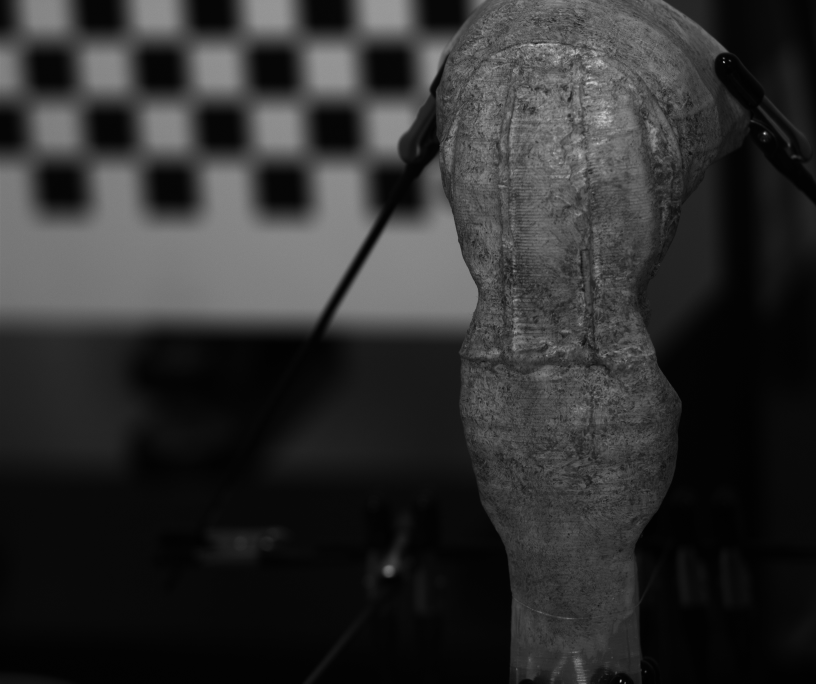
#> input picture data/right/img0.tiff, 2448 x 2050 px (shown at 1/3 size)
$ python pretraitement.py
#> lines starting #> are read from the running program, lines starting #| are printed output that depends on the picture
import cv2
import numpy as np
import matplotlib.pyplot as plt

def denoise(img):
    img_denoised = cv2.bilateralFilter(img, 5, 50, 50)
    return img_denoised


def img_dim(img):
    return img.shape


def link_matches(img1, img2):
    # On relie les éléments qui se correspondent le mieux
    orb = cv2.ORB_create(5000)
    kp1, des1 = orb.detectAndCompute(img1, None)
    kp2, des2 = orb.detectAndCompute(img2, None)

    bf = cv2.BFMatcher(cv2.NORM_HAMMING, crossCheck=True)
    matches = bf.match(des1, des2)
    matches = sorted(matches, key=lambda x: x.distance)

    # Afficher les meilleurs matches
    img_matches = cv2.drawMatches(img1, kp1, img2, kp2, matches[:120], None, flags=2) # en ajustant la limite du slice de matches on peut ajuster l'exigeance du matching
    return img_matches


def resize_to_fit(img, max_width=1280, max_height=720):
    h, w = img.shape[:2]
    scale = min(max_width / w, max_height / h, 1.0)  # ne pas agrandir si déjà petit
    new_w = int(w * scale)
    new_h = int(h * scale)
    resized = cv2.resize(img, (new_w, new_h), interpolation=cv2.INTER_AREA)
    return resized

def diff(img1, img2):
    return cv2.absdiff(img1, img2)

if __name__ == "__main__":

    # on charge les images
    img1 = cv2.imread("./data/right/img0.tiff", cv2.IMREAD_GRAYSCALE)
#> img1 is the input picture: shape (2050, 2448); min 0, max 255, mean 47.1
    img2 = cv2.imread("./data/left/img0.tiff", cv2.IMREAD_GRAYSCALE)
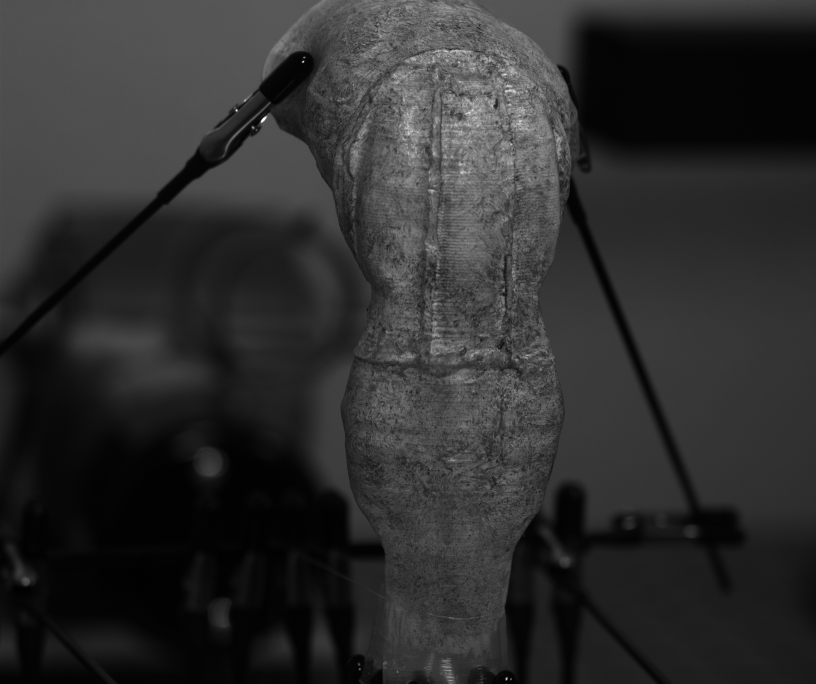
#> input picture data/left/img0.tiff, 2448 x 2050 px (shown at 1/3 size)
#> img2 is the input picture: shape (2050, 2448); min 0, max 255, mean 46

    img1_denoised = denoise(img1)
    img2_denoised = denoise(img2)
    # on affiche les images

    cv2.imshow("Originale", resize_to_fit(img1))
#> in resize_to_fit, `resized = cv2.resize(img, (new_w, new_h), interpolation=cv2.INTER_AREA)`:
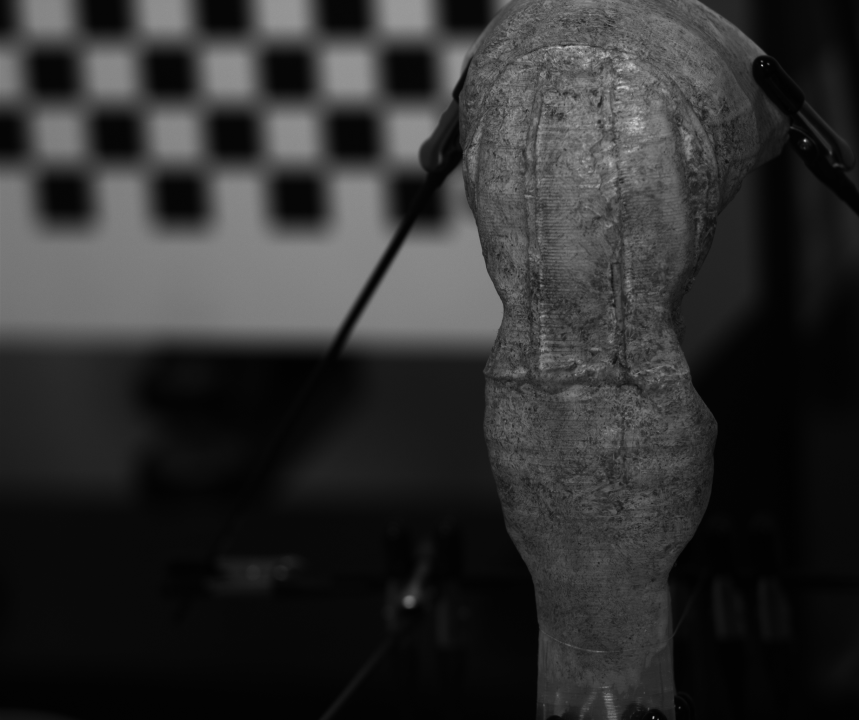
#> resized: shape (720, 859); min 1, max 202, mean 47.1
    cv2.imshow("Filtrée (Bilateral)", resize_to_fit(denoise(img1)))
    cv2.imshow("Différence (img originale - filtre bilatéral)", resize_to_fit(diff(img1, img1_denoised)))
#> call 3 of resize_to_fit, with max_width = 1280, max_height = 720
#> in resize_to_fit (call 3), `resized = cv2.resize(img, (new_w, new_h), interpolation=cv2.INTER_AREA)`:
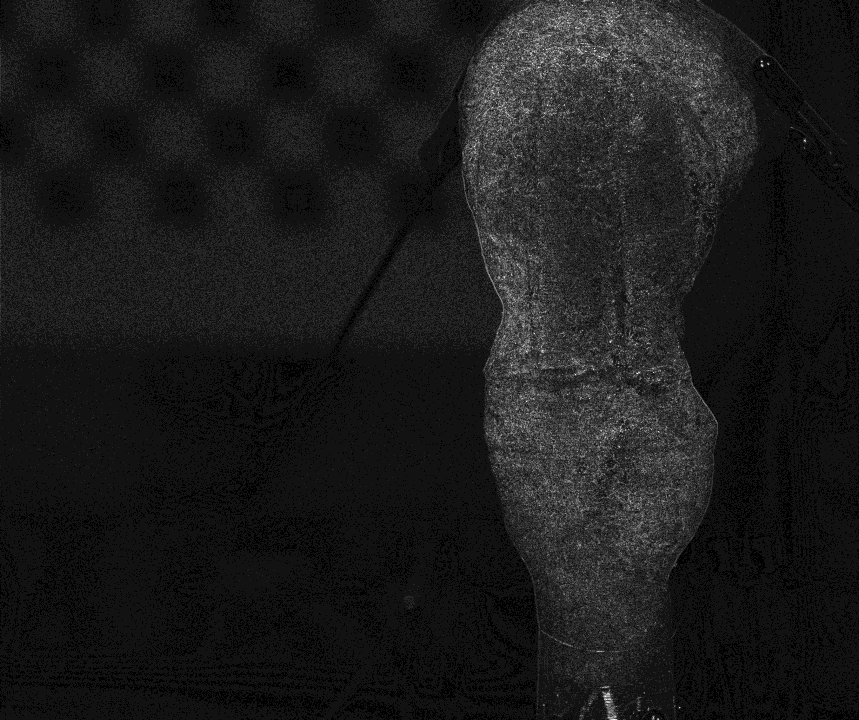
#> resized: shape (720, 859); min 0, max 14, mean 1.5; drawn with min black and max white
    cv2.imshow("Elements liés", resize_to_fit(link_matches(denoise(img1), denoise(img2))))
#> in link_matches, `kp1, des1 = orb.detectAndCompute(img1, None)`: kp1 = 4227 keypoints; strongest (x, y, size): (2172, 187, 31), (2170, 185, 31), (2171, 185, 37.2), (2172, 186, 44.6)
#> in link_matches, `kp2, des2 = orb.detectAndCompute(img2, None)`: kp2 = 4808 keypoints; strongest (x, y, size): (910, 184, 31), (908, 186, 37.2), (909, 186, 44.6), (907, 186, 31)
#> in link_matches, `matches = bf.match(des1, des2)`: matches = 1524 matches
#> in link_matches, `img_matches = cv2.drawMatches(img1, kp1, img2, kp2, matches[:120], Non..`:
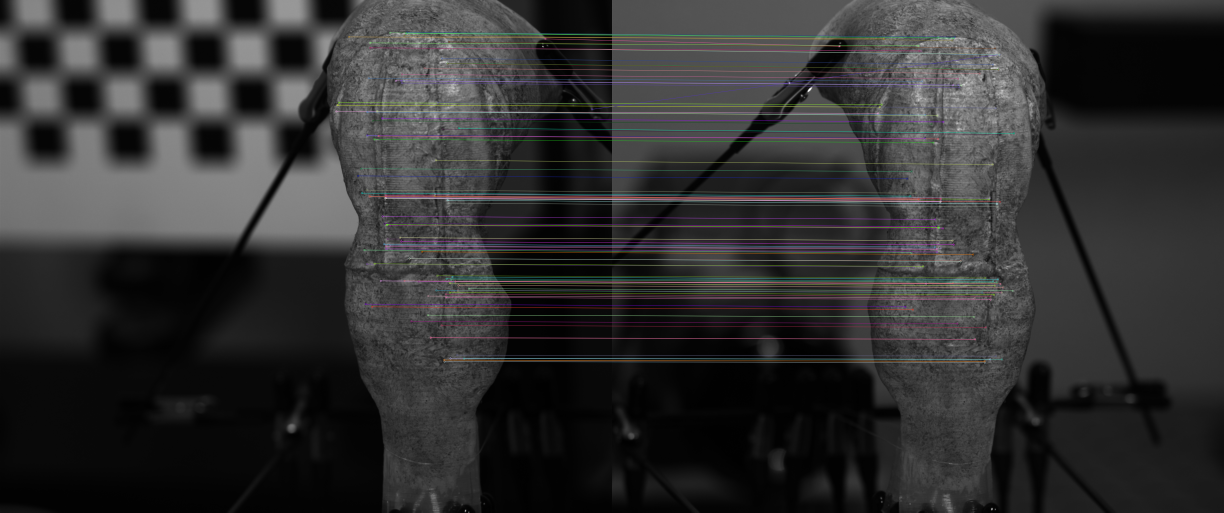
#> img_matches: shape (2050, 4896, 3) (shown at 1/4 size); mean of channels 0, 1, 2 48.5, 48.4, 48.8; drawn as B, G, R
#> call 4 of resize_to_fit, with max_width = 1280, max_height = 720
#> in resize_to_fit (call 4), `h, w = img.shape[:2]`: w = 4896
#> in resize_to_fit (call 4), `scale = min(max_width / w, max_height / h, 1.0)`: scale = 0.261
#> in resize_to_fit (call 4), `new_w = int(w * scale)`: new_w = 1280
#> in resize_to_fit (call 4), `new_h = int(h * scale)`: new_h = 535
#> in resize_to_fit (call 4), `resized = cv2.resize(img, (new_w, new_h), interpolation=cv2.INTER_AREA)`:
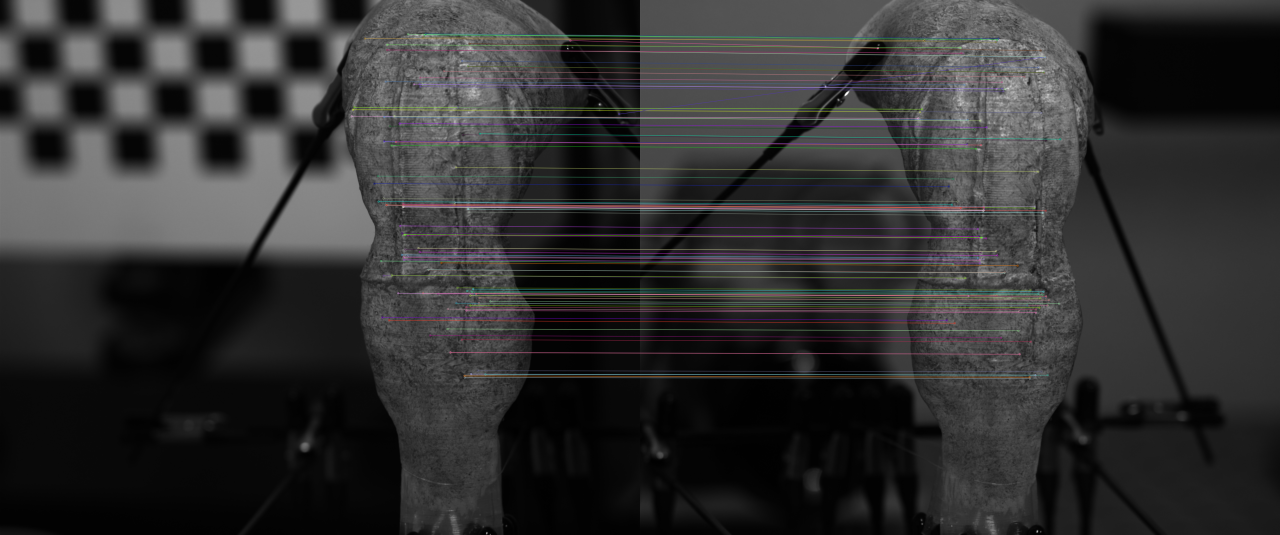
#> resized: shape (535, 1280, 3); mean of channels 0, 1, 2 48.5, 48.4, 48.8; drawn as B, G, R

    cv2.waitKey(0)
    cv2.destroyAllWindows()
